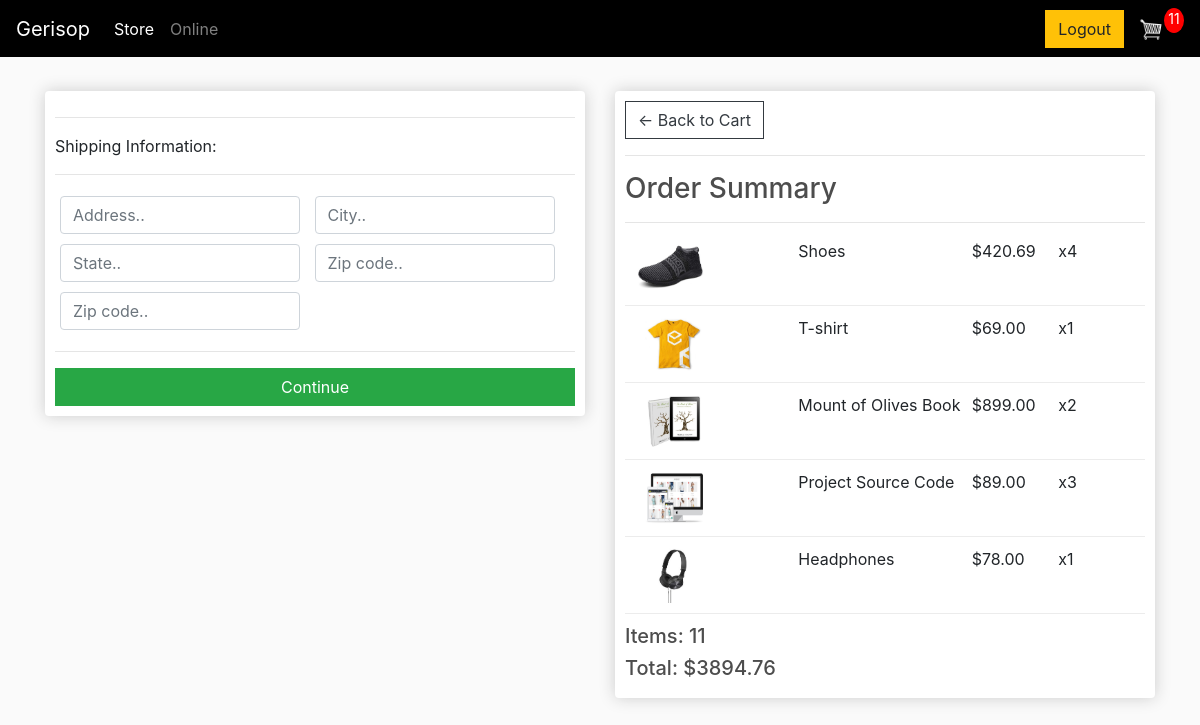
/checkout/ (signed in), run on an earlier commit of the app's database.
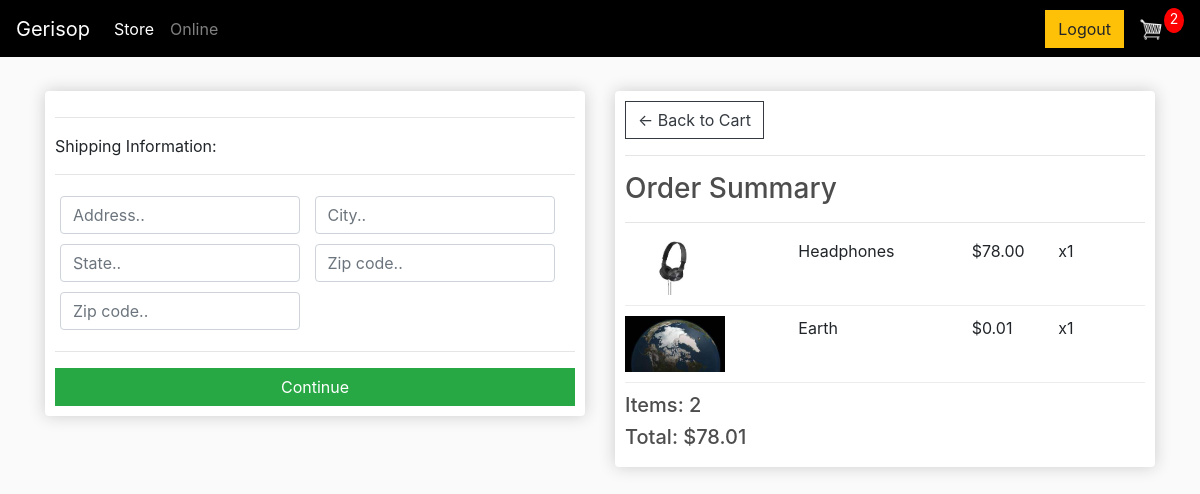
And on a later commit of the database.
### store/models.py (models this page shows, shortened)
class OrderItem(models.Model):
	product = models.ForeignKey(Product, on_delete=models.SET_NULL, null=True)
	order = models.ForeignKey(Order, on_delete=models.SET_NULL, null=True)
	quantity = models.IntegerField(default=0, null=True, blank=True)
	date_added = models.DateTimeField(auto_now_add=True)
	@property
	def get_total(self):
		total = self.product.price * self.quantity
		return total

class Product(models.Model):
	name = models.CharField(max_length=200)
	price = models.FloatField()
	digital = models.BooleanField(default=False,null=True, blank=True)
	image = models.ImageField(null=True, blank=True)
	@property
	def imageURL(self):
		try:
			url = self.image.url
		except:
			url = ''
		return url

class Order(models.Model):
	customer = models.ForeignKey(Customer, on_delete=models.SET_NULL, null=True, blank=True)
	date_ordered = models.DateTimeField(auto_now_add=True)
	complete = models.BooleanField(default=False)
	transaction_id = models.CharField(max_length=100, null=True)
	@property
	def shipping(self):
		shipping = False
		orderitems = self.orderitem_set.all()
		for i in orderitems:
			if i.product.digital == False:
				shipping = True
		return shipping
	@property
	def get_cart_total(self):
		orderitems = self.orderitem_set.all()
		total = sum([item.get_total for item in orderitems])
		return total
	@property
	def get_cart_items(self):
		orderitems = self.orderitem_set.all()
		total = sum([item.quantity for item in orderitems])
		return total

### store/views.py (the view)
# urls.py: path('checkout/', views.checkout, name="checkout"),
def checkout(request):
	if request.user.is_authenticated:
		customer = request.user.customer
		order, created = Order.objects.get_or_create(customer=customer, complete=False)
		items = order.orderitem_set.all()
		cartItems = order.get_cart_items
	else:
		items = []
		order = {'get_cart_total':0, 'get_cart_items':0, 'shipping':False}
		cartItems = order['get_cart_items']
	context = {'items':items, 'order':order, 'cartItems':cartItems}
	return render(request, 'store/checkout.html', context)

### store/templates/store/checkout.html (shortened to what this page needs)
{% extends 'store/main.html' %}
{% load static %}
{% block content %}
     <div class="row">
		<div class="col-lg-6">
			<div class="box-element" id="form-wrapper">
				<form id="form">
					<div id="shipping-info">
						<hr>
						<p>Shipping Information:</p>
						<hr>
						<div class="form-field">
							<input class="form-control" type="text" name="address" placeholder="Address..">
						</div>
						<div class="form-field">
							<input class="form-control" type="text" name="city" placeholder="City..">
						</div>
						<div class="form-field">
							<input class="form-control" type="text" name="state" placeholder="State..">
						</div>
						<div class="form-field">
							<input class="form-control" type="text" name="zipcode" placeholder="Zip code..">
						</div>
						<div class="form-field">
							<input class="form-control" type="text" name="country" placeholder="Zip code..">
						</div>
					</div>
					<hr>
					<input id="form-button" class="btn btn-success btn-block" type="submit" value="Continue">
				</form>
			</div>
			<br>
		</div>
		<div class="col-lg-6">
			<div class="box-element">
				<a  class="btn btn-outline-dark" href="{% url 'cart' %}">&#x2190; Back to Cart</a>
				<hr>
				<h3>Order Summary</h3>
				<hr>
				{% for item in items %}
				<div class="cart-row">
					<div style="flex:2"><img class="row-image" src="{{item.product.imageURL}}"></div>
					<div style="flex:2"><p>{{item.product.name}}</p></div>
					<div style="flex:1"><p>${{item.product.price|floatformat:2}}</p></div>
					<div style="flex:1"><p>x{{item.quantity}}</p></div>
				</div>
				{% endfor %}
				<h5>Items:   {{order.get_cart_items}}</h5>
				<h5>Total:   ${{order.get_cart_total|floatformat:2}}</h5>
			</div>
		</div>
	</div>
{% endblock content %}

What changed in the data, as far as the page shows it:
removed OrderItem: product.imageURL (picture), product.name "Shoes", product.price "420.69", quantity "4"
removed OrderItem: product.imageURL (picture), product.name "T-shirt", product.price "69.00", quantity "1"
removed OrderItem: product.imageURL (picture), product.name "Mount of Olives Book", product.price "899.00", quantity "2"
removed OrderItem: product.imageURL (picture), product.name "Project Source Code", product.price "89.00", quantity "3"
added OrderItem: product.imageURL (picture), product.name "Earth", product.price "0.01", quantity "1"
computed for Order: get_cart_items "11" → "2"; get_cart_total "3894.76" → "78.01"
Also different on the page:
{{ cartItems }}: "11" → "2"
